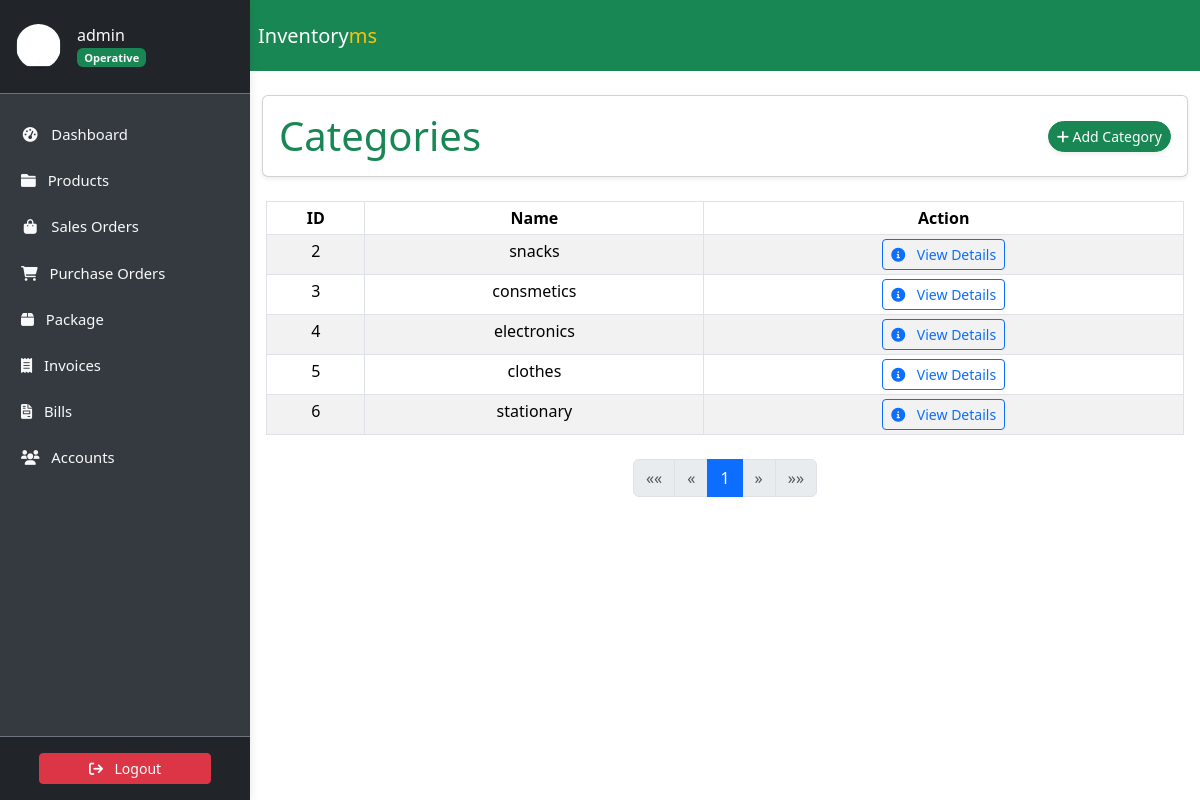
Page /categories/ (signed in) on the committed database.
### accounts/models.py (models this page shows, shortened)
class Profile(models.Model):
    user = models.OneToOneField(
        User, on_delete=models.CASCADE, verbose_name='User'
    )
    slug = AutoSlugField(
        unique=True,
        verbose_name='Account ID',
        populate_from='email'
    )
    profile_picture = ProcessedImageField(
        default='profile_pics/default.jpg',
        upload_to='profile_pics',
        format='JPEG',
        processors=[ResizeToFill(150, 150)],
        options={'quality': 100}
    )
    telephone = PhoneNumberField(
        null=True, blank=True, verbose_name='Telephone'
    )
    email = models.EmailField(
        max_length=150, blank=True, null=True, verbose_name='Email'
    )
    first_name = models.CharField(
        max_length=30, blank=True, verbose_name='First Name'
    )
    last_name = models.CharField(
        max_length=30, blank=True, verbose_name='Last Name'
    )
    status = models.CharField(
        choices=STATUS_CHOICES,
        max_length=12,
        default='INA',
        verbose_name='Status'
    )
    role = models.CharField(
        choices=ROLE_CHOICES,
        max_length=12,
        blank=True,
        null=True,
        verbose_name='Role'
    )
    class Meta:
        ordering = ['slug']
        verbose_name = 'Profile'
        verbose_name_plural = 'Profiles'

### store/models.py (models this page shows, shortened)
class Category(models.Model):
    name = models.CharField(max_length=50)
    slug = AutoSlugField(unique=True, populate_from='name')
    class Meta:
        verbose_name_plural = 'Categories'

### store/views.py (the view)
class CategoryListView(LoginRequiredMixin, ListView):
    model = Category
    template_name = 'store/category_list.html'
    context_object_name = 'categories'
    paginate_by = 10
    login_url = 'login'

### store/templates/store/category_list.html (shortened to what this page needs)
{% extends 'store/base.html' %}
{% block content %}
<div class="container my-4">
    <div class="card shadow-sm rounded p-3">
        <div class="row align-items-center">
            <div class="col-md-6">
                <h4 class="display-6 mb-0 text-success">Categories</h4>
            </div>
            <div class="col-md-6 d-flex justify-content-end gap-2">
                <a class="btn btn-success btn-sm rounded-pill shadow-sm" href="{% url 'category-create' %}">
                    <i class="fa-solid fa-plus"></i> Add Category
                </a>
            </div>
        </div>
    </div>
</div>
<div class="container px-3">
    <table class="table table-sm table-striped table-bordered">
        <thead class="thead-light">
            <tr>
                <th>ID</th>
                <th>Name</th>
                <th>Action</th>
            </tr>
        </thead>
        <tbody>
            {% for category in page_obj %}
            <tr>
                <td>{{ category.pk }}</td>
                <td>{{ category.name }}</td>
                <td>
                    <a href="{% url 'category-detail' category.pk %}" class="btn btn-outline-primary btn-sm">
                        <i class="fa-solid fa-info-circle me-2"></i> View Details
                    </a>
                </td>
            </tr>
            {% endfor %}
        </tbody>
    </table>
    <div class="d-flex justify-content-center mt-4">
        <nav aria-label="Page navigation">
            <ul class="pagination">
                {% if page_obj.has_previous %}
                <li class="page-item">
                    <a class="page-link" href="?page=1" aria-label="First">
                        <span aria-hidden="true">&laquo;&laquo;</span>
                    </a>
                </li>
                <li class="page-item">
                    <a class="page-link" href="?page={{ page_obj.previous_page_number }}" aria-label="Previous">
                        <span aria-hidden="true">&laquo;</span>
                    </a>
                </li>
                {% else %}
                <li class="page-item disabled">
                    <a class="page-link" aria-label="First">
                        <span aria-hidden="true">&laquo;&laquo;</span>
                    </a>
                </li>
                <li class="page-item disabled">
                    <a class="page-link" aria-label="Previous">
                        <span aria-hidden="true">&laquo;</span>
                    </a>
                </li>
                {% endif %}
                {% for num in page_obj.paginator.page_range %}
                {% if page_obj.number == num %}
                <li class="page-item active"><a class="page-link">{{ num }}</a></li>
                {% elif num > page_obj.number|add:'-3' and num < page_obj.number|add:'3' %}
                <li class="page-item"><a class="page-link" href="?page={{ num }}">{{ num }}</a></li>
                {% endif %}
                {% endfor %}
                {% if page_obj.has_next %}
                <li class="page-item">
                    <a class="page-link" href="?page={{ page_obj.next_page_number }}" aria-label="Next">
                        <span aria-hidden="true">&raquo;</span>
                    </a>
                </li>
                <li class="page-item">
                    <a class="page-link" href="?page={{ page_obj.paginator.num_pages }}" aria-label="Last">
                        <span aria-hidden="true">&raquo;&raquo;</span>
                    </a>
                </li>
                {% else %}
                <li class="page-item disabled">
                    <a class="page-link" aria-label="Next">
                        <span aria-hidden="true">&raquo;</span>
                    </a>
                </li>
                <li class="page-item disabled">
                    <a class="page-link" aria-label="Last">
                        <span aria-hidden="true">&raquo;&raquo;</span>
                    </a>
                </li>
                {% endif %}
            </ul>
        </nav>
    </div>
</div>
{% endblock %}

### store/templates/store/sidebar.html (shortened to what this page needs)
<link href="https://cdn.jsdelivr.net/npm/bootstrap@5.3.3/dist/css/bootstrap.min.css" rel="stylesheet">
<link href="https://cdnjs.cloudflare.com/ajax/libs/font-awesome/6.0.0-beta3/css/all.min.css" rel="stylesheet">
<aside class="sidebar" id="show-side-navigation1">
    <div class="sidebar-header d-flex align-items-center px-3 py-4 border-bottom border-secondary">
        <a href="{% url 'user-profile' %}" class="d-flex align-items-center text-decoration-none text-light">
            <img class="rounded-circle img-fluid" id="sidebar-img" width="45" src="{{ request.user.profile.profile_picture.url }}" alt="Profile Picture" />
            <div class="ms-3">
                <h5 class="fs-6 mb-0">
                    {{ request.user.username }}{% if request.user.profile.role == 'AD' %} <i class="fa-solid fa-circle-check text-success"></i>{% endif %}
                </h5>
                <span class="badge bg-success text-light">
                    {% if request.user.profile.role == 'AD' %}
                        Admin
                    {% elif request.user.profile.role == 'EX' %}
                        Executive
                    {% else %}
                        Operative
                    {% endif %}
                </span>
            </div>
        </a>
    </div>
    <div class="nav-container">
        <ul class="nav flex-column mt-3">
            <li class="nav-item mb-2">
                <a class="nav-link text-light {% if request.resolver_match.url_name == 'dashboard' %}active{% endif %}" href="{% url 'dashboard' %}">
                    <i class="fa fa-tachometer-alt fa-fw me-2"></i> Dashboard
                </a>
            </li>
            <li class="nav-item mb-2 dropdown">
                <a class="nav-link text-light {% if request.resolver_match.url_name == 'productslist' %}active{% endif %}" href="#" id="productsDropdown" role="button">
                    <i class="fa fa-folder me-2"></i> Products
                </a>
            </li>
            <li class="nav-item mb-2">
                <a class="nav-link text-light {% if request.resolver_match.url_name == 'saleslist' %}active{% endif %}" href="{% url 'saleslist' %}">
                    <i class="fa fa-shopping-bag fa-fw me-2"></i> Sales Orders
                </a>
            </li>
            <li class="nav-item mb-2">
                <a class="nav-link text-light {% if request.resolver_match.url_name == 'purchaseslist' %}active{% endif %}" href="{% url 'purchaseslist' %}">
                    <i class="fa fa-shopping-cart me-2"></i> Purchase Orders
                </a>
            </li>
            <li class="nav-item mb-2">
                <a class="nav-link text-light {% if request.resolver_match.url_name == 'deliveries' %}active{% endif %}" href="{% url 'deliveries' %}">
                    <i class="fa-solid fa-box me-2"></i> Package
                </a>
            </li>
            <li class="nav-item mb-2">
                <a class="nav-link text-light {% if request.resolver_match.url_name == 'invoicelist' %}active{% endif %}" href="{% url 'invoicelist' %}">
                    <i class="fa-solid fa-receipt me-2"></i> Invoices
                </a>
            </li>
            <li class="nav-item mb-2">
                <a class="nav-link text-light {% if request.resolver_match.url_name == 'bill_list' %}active{% endif %}" href="{% url 'bill_list' %}">
                    <i class="fa-solid fa-file-invoice me-2"></i> Bills
                </a>
            </li>
            <li class="nav-item mb-2 dropdown">
                <a class="nav-link text-light " href="#" id="accountsDropdown" role="button">
                    <i class="fa fa-users me-2"></i> Accounts
                </a>
            </li>
        </ul>
    </div>
    <div class="sidebar-footer position-relative w-100 text-center py-3 bg-dark border-top border-secondary mt-auto">
        <form method="post" action="{% url 'user-logout' %}">
            <button type="submit" class="btn btn-danger btn-sm w-75">
                <i class="fa fa-sign-out me-2"></i> Logout
            </button>
        </form>
    </div>
</aside>

### static/css/style.css (style rules this page uses)
:root { --dk-gray-100: #f3f4f6; --dk-gray-200: #e5e7eb; --dk-gray-300: #d1d5db; --dk-gray-400: #9ca3af; --dk-gray-500: #6b7280; --dk-gray-600: #4b5563; --dk-gray-700: #374151; --dk-gray-800: #1f2937; --dk-gray-900: #111827; --dk-dark-bg: #313348; --dk-darker-bg: #2a2b3d; --navbar-bg-color: #6f6486; --sidebar-bg-color: #252636; --sidebar-width: 250px; --sidebar-expanded-width: 230px; --sidebar-collapsed-width: 100px; --sidebar-header-bg: #212529; --nav-link-color: #adb5bd; --nav-link-active-bg: #495057; --dropdown-menu-bg: #495057; --dropdown-item-color: #adb5bd; --dropdown-item-active-bg: #6c757d; --sidebar-separator-bg: #4caf50; --logo-separator-height: 60px; --sidebar-item-height: 50px; --submenu-item-height: 45px; }
* { margin: 0; padding: 0; box-sizing: border-box; }
body { font-family: "Inter", sans-serif; background-color: #fff; overflow-x: hidden; }
a { text-decoration: none; }
.sidebar { font-size: 0.925rem; background-color: var(--sidebar-bg-color); width: var(--sidebar-width); transition: all 0.3s ease-in-out; z-index: 9999999; box-shadow: 0 0 10px rgba(0, 0, 0, 0.1); }
.sidebar .sidebar-header { background-color: var(--sidebar-header-bg); border-bottom: 1px solid #2a2b3c; padding: 15px; }
.sidebar ul > li > a { color: var(--dk-gray-400); text-decoration: none; }
.card { transition: transform 0.2s; margin-bottom: 15px; }

### store/templates/store/sidebar.html (style rules this page uses)
.sidebar { width: 250px; background-color: #343a40; color: #fff; position: fixed; top: 0; bottom: 0; display: flex; flex-direction: column; z-index: 1030; transition: transform 0.3s ease; }
.sidebar-header { background-color: #212529; }
.nav-container { flex: 1; overflow-y: auto; padding: 5px; }
.nav-link { color: #adb5bd; padding: 0.5rem 1rem; }
.sidebar-footer { background-color: #212529; text-align: center; padding: 10px; }

### store/templates/store/category_list.html (style rules this page uses)
.table th, .table td { text-align: center; }

### rows in the picture
Category: pk "2", name "snacks"
Category: pk "3", name "consmetics"
Category: pk "4", name "electronics"
Category: pk "5", name "clothes"
Category: pk "6", name "stationary"

### other values in the picture
{{ request.user.username }} "admin"
{{ num }} "1"
